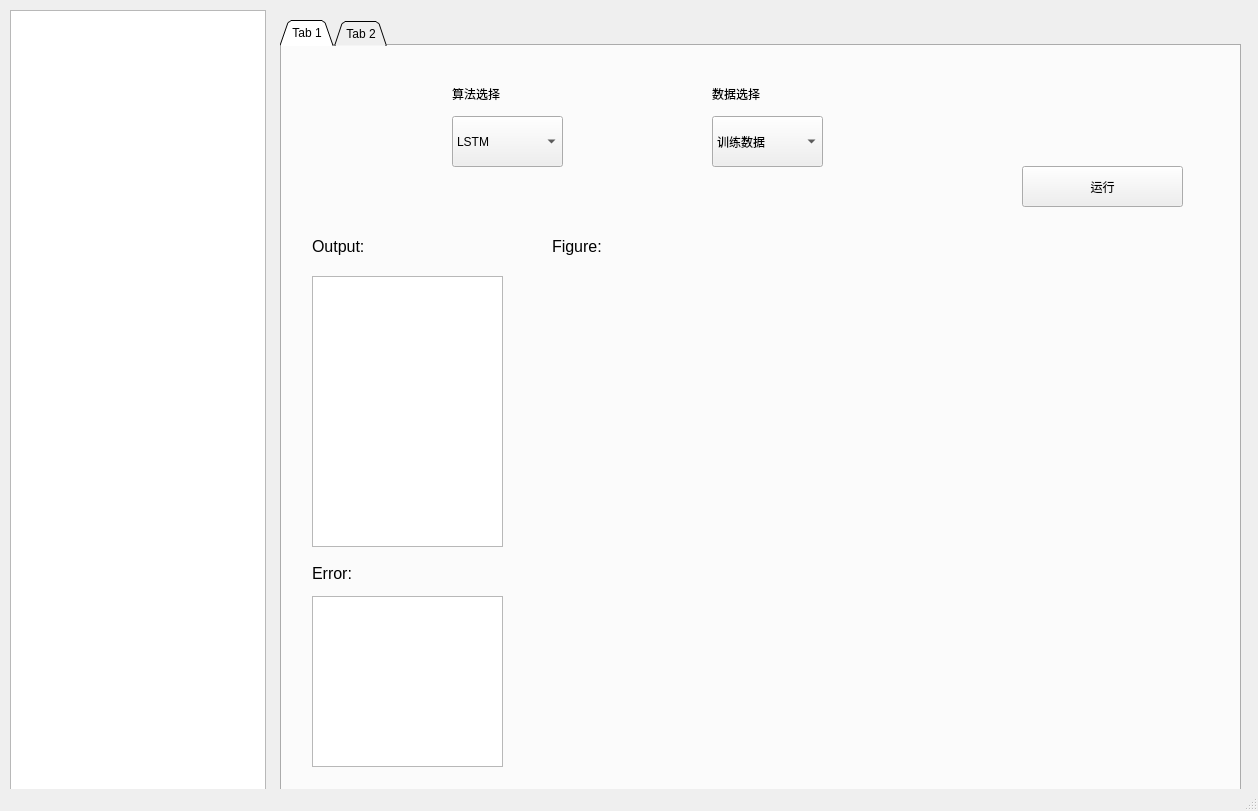
<?xml version="1.0" encoding="UTF-8"?>
<ui version="4.0">
 <class>MainWindow</class>
 <widget class="QMainWindow" name="MainWindow">
  <property name="geometry">
   <rect>
    <x>0</x>
    <y>0</y>
    <width>1258</width>
    <height>811</height>
   </rect>
  </property>
  <property name="windowTitle">
   <string>MainWindow</string>
  </property>
  <widget class="QWidget" name="centralwidget">
   <widget class="QTabWidget" name="tabWidget">
    <property name="geometry">
     <rect>
      <x>280</x>
      <y>20</y>
      <width>961</width>
      <height>771</height>
     </rect>
    </property>
    <property name="tabPosition">
     <enum>QTabWidget::North</enum>
    </property>
    <property name="tabShape">
     <enum>QTabWidget::Triangular</enum>
    </property>
    <property name="currentIndex">
     <number>0</number>
    </property>
    <widget class="QWidget" name="tab">
     <attribute name="title">
      <string>Tab 1</string>
     </attribute>
     <widget class="QPushButton" name="operate">
      <property name="geometry">
       <rect>
        <x>740</x>
        <y>120</y>
        <width>161</width>
        <height>41</height>
       </rect>
      </property>
      <property name="text">
       <string>运行</string>
      </property>
     </widget>
     <widget class="QComboBox" name="choose_algorithm">
      <property name="geometry">
       <rect>
        <x>170</x>
        <y>70</y>
        <width>111</width>
        <height>51</height>
       </rect>
      </property>
      <item>
       <property name="text">
        <string>LSTM</string>
       </property>
      </item>
      <item>
       <property name="text">
        <string>相似模型</string>
       </property>
      </item>
     </widget>
     <widget class="QComboBox" name="choose_data">
      <property name="geometry">
       <rect>
        <x>430</x>
        <y>70</y>
        <width>111</width>
        <height>51</height>
       </rect>
      </property>
      <item>
       <property name="text">
        <string>训练数据</string>
       </property>
      </item>
      <item>
       <property name="text">
        <string>真实数据</string>
       </property>
      </item>
     </widget>
     <widget class="QLabel" name="label_2">
      <property name="geometry">
       <rect>
        <x>170</x>
        <y>40</y>
        <width>72</width>
        <height>15</height>
       </rect>
      </property>
      <property name="text">
       <string>算法选择</string>
      </property>
     </widget>
     <widget class="QLabel" name="label_3">
      <property name="geometry">
       <rect>
        <x>430</x>
        <y>40</y>
        <width>72</width>
        <height>15</height>
       </rect>
      </property>
      <property name="text">
       <string>数据选择</string>
      </property>
     </widget>
     <widget class="QTextBrowser" name="output_widget">
      <property name="geometry">
       <rect>
        <x>30</x>
        <y>230</y>
        <width>191</width>
        <height>271</height>
       </rect>
      </property>
     </widget>
     <widget class="QTextBrowser" name="error_output">
      <property name="geometry">
       <rect>
        <x>30</x>
        <y>550</y>
        <width>191</width>
        <height>171</height>
       </rect>
      </property>
     </widget>
     <widget class="QLabel" name="label_4">
      <property name="geometry">
       <rect>
        <x>30</x>
        <y>520</y>
        <width>72</width>
        <height>15</height>
       </rect>
      </property>
      <property name="font">
       <font>
        <pointsize>12</pointsize>
       </font>
      </property>
      <property name="text">
       <string>Error:</string>
      </property>
     </widget>
     <widget class="QLabel" name="label_5">
      <property name="geometry">
       <rect>
        <x>30</x>
        <y>180</y>
        <width>72</width>
        <height>41</height>
       </rect>
      </property>
      <property name="font">
       <font>
        <pointsize>12</pointsize>
       </font>
      </property>
      <property name="text">
       <string>Output:</string>
      </property>
     </widget>
     <widget class="QLabel" name="output_figure">
      <property name="geometry">
       <rect>
        <x>270</x>
        <y>230</y>
        <width>651</width>
        <height>491</height>
       </rect>
      </property>
      <property name="text">
       <string/>
      </property>
     </widget>
     <widget class="QLabel" name="label_6">
      <property name="geometry">
       <rect>
        <x>270</x>
        <y>180</y>
        <width>72</width>
        <height>41</height>
       </rect>
      </property>
      <property name="font">
       <font>
        <pointsize>12</pointsize>
       </font>
      </property>
      <property name="text">
       <string>Figure:</string>
      </property>
     </widget>
    </widget>
    <widget class="QWidget" name="tab_2">
     <attribute name="title">
      <string>Tab 2</string>
     </attribute>
     <widget class="QComboBox" name="select_circle">
      <property name="geometry">
       <rect>
        <x>80</x>
        <y>70</y>
        <width>111</width>
        <height>51</height>
       </rect>
      </property>
      <property name="font">
       <font>
        <stylestrategy>PreferAntialias</stylestrategy>
       </font>
      </property>
      <property name="currentText">
       <string>周期1</string>
      </property>
      <property name="currentIndex">
       <number>0</number>
      </property>
      <item>
       <property name="text">
        <string>周期1</string>
       </property>
      </item>
      <item>
       <property name="text">
        <string>周期2</string>
       </property>
      </item>
     </widget>
     <widget class="QCheckBox" name="checkBox_1">
      <property name="geometry">
       <rect>
        <x>270</x>
        <y>20</y>
        <width>91</width>
        <height>19</height>
       </rect>
      </property>
      <property name="text">
       <string>传感器1</string>
      </property>
     </widget>
     <widget class="QCheckBox" name="checkBox_2">
      <property name="geometry">
       <rect>
        <x>370</x>
        <y>20</y>
        <width>91</width>
        <height>19</height>
       </rect>
      </property>
      <property name="text">
       <string>传感器2</string>
      </property>
     </widget>
     <widget class="QCheckBox" name="checkBox_3">
      <property name="geometry">
       <rect>
        <x>470</x>
        <y>20</y>
        <width>91</width>
        <height>19</height>
       </rect>
      </property>
      <property name="text">
       <string>传感器3</string>
      </property>
     </widget>
     <widget class="QCheckBox" name="checkBox_4">
      <property name="geometry">
       <rect>
        <x>580</x>
        <y>20</y>
        <width>91</width>
        <height>19</height>
       </rect>
      </property>
      <property name="text">
       <string>传感器4</string>
      </property>
     </widget>
     <widget class="QCheckBox" name="checkBox_5">
      <property name="geometry">
       <rect>
        <x>690</x>
        <y>20</y>
        <width>91</width>
        <height>19</height>
       </rect>
      </property>
      <property name="text">
       <string>传感器5</string>
      </property>
     </widget>
     <widget class="QCheckBox" name="checkBox_6">
      <property name="geometry">
       <rect>
        <x>800</x>
        <y>20</y>
        <width>91</width>
        <height>19</height>
       </rect>
      </property>
      <property name="text">
       <string>传感器6</string>
      </property>
     </widget>
     <widget class="QCheckBox" name="checkBox_7">
      <property name="geometry">
       <rect>
        <x>270</x>
        <y>60</y>
        <width>91</width>
        <height>19</height>
       </rect>
      </property>
      <property name="text">
       <string>传感器7</string>
      </property>
     </widget>
     <widget class="QCheckBox" name="checkBox_8">
      <property name="geometry">
       <rect>
        <x>370</x>
        <y>60</y>
        <width>91</width>
        <height>19</height>
       </rect>
      </property>
      <property name="text">
       <string>传感器8</string>
      </property>
     </widget>
     <widget class="QCheckBox" name="checkBox_9">
      <property name="geometry">
       <rect>
        <x>470</x>
        <y>60</y>
        <width>91</width>
        <height>19</height>
       </rect>
      </property>
      <property name="text">
       <string>传感器9</string>
      </property>
     </widget>
     <widget class="QCheckBox" name="checkBox_10">
      <property name="geometry">
       <rect>
        <x>580</x>
        <y>60</y>
        <width>91</width>
        <height>19</height>
       </rect>
      </property>
      <property name="text">
       <string>传感器10</string>
      </property>
     </widget>
     <widget class="QCheckBox" name="checkBox_11">
      <property name="geometry">
       <rect>
        <x>690</x>
        <y>60</y>
        <width>91</width>
        <height>19</height>
       </rect>
      </property>
      <property name="text">
       <string>传感器11</string>
      </property>
     </widget>
     <widget class="QCheckBox" name="checkBox_12">
      <property name="geometry">
       <rect>
        <x>800</x>
        <y>60</y>
        <width>91</width>
        <height>19</height>
       </rect>
      </property>
      <property name="text">
       <string>传感器12</string>
      </property>
     </widget>
     <widget class="QCheckBox" name="checkBox_13">
      <property name="geometry">
       <rect>
        <x>270</x>
        <y>100</y>
        <width>91</width>
        <height>19</height>
       </rect>
      </property>
      <property name="text">
       <string>传感器13</string>
      </property>
     </widget>
     <widget class="QCheckBox" name="checkBox_14">
      <property name="geometry">
       <rect>
        <x>370</x>
        <y>100</y>
        <width>91</width>
        <height>19</height>
       </rect>
      </property>
      <property name="text">
       <string>传感器14</string>
      </property>
     </widget>
     <widget class="QCheckBox" name="checkBox_15">
      <property name="geometry">
       <rect>
        <x>470</x>
        <y>100</y>
        <width>91</width>
        <height>19</height>
       </rect>
      </property>
      <property name="text">
       <string>传感器15</string>
      </property>
     </widget>
     <widget class="QCheckBox" name="checkBox_16">
      <property name="geometry">
       <rect>
        <x>580</x>
        <y>100</y>
        <width>91</width>
        <height>19</height>
       </rect>
      </property>
      <property name="text">
       <string>传感器16</string>
      </property>
     </widget>
     <widget class="QCheckBox" name="checkBox_17">
      <property name="geometry">
       <rect>
        <x>690</x>
        <y>100</y>
        <width>91</width>
        <height>19</height>
       </rect>
      </property>
      <property name="text">
       <string>传感器17</string>
      </property>
     </widget>
     <widget class="QCheckBox" name="checkBox_18">
      <property name="geometry">
       <rect>
        <x>800</x>
        <y>100</y>
        <width>91</width>
        <height>19</height>
       </rect>
      </property>
      <property name="text">
       <string>传感器18</string>
      </property>
     </widget>
     <widget class="QCheckBox" name="checkBox_19">
      <property name="geometry">
       <rect>
        <x>270</x>
        <y>140</y>
        <width>91</width>
        <height>19</height>
       </rect>
      </property>
      <property name="text">
       <string>传感器19</string>
      </property>
     </widget>
     <widget class="QCheckBox" name="checkBox_20">
      <property name="geometry">
       <rect>
        <x>370</x>
        <y>140</y>
        <width>91</width>
        <height>19</height>
       </rect>
      </property>
      <property name="text">
       <string>传感器20</string>
      </property>
     </widget>
     <widget class="QCheckBox" name="checkBox_21">
      <property name="geometry">
       <rect>
        <x>470</x>
        <y>140</y>
        <width>91</width>
        <height>19</height>
       </rect>
      </property>
      <property name="text">
       <string>传感器21</string>
      </property>
     </widget>
     <widget class="QPushButton" name="confirm_sensor">
      <property name="geometry">
       <rect>
        <x>660</x>
        <y>140</y>
        <width>221</width>
        <height>28</height>
       </rect>
      </property>
      <property name="text">
       <string>确认预测传感器</string>
      </property>
     </widget>
     <widget class="QLabel" name="label">
      <property name="geometry">
       <rect>
        <x>80</x>
        <y>30</y>
        <width>111</width>
        <height>16</height>
       </rect>
      </property>
      <property name="text">
       <string>预测周期</string>
      </property>
     </widget>
     <widget class="QLabel" name="label_7">
      <property name="geometry">
       <rect>
        <x>30</x>
        <y>220</y>
        <width>72</width>
        <height>41</height>
       </rect>
      </property>
      <property name="font">
       <font>
        <pointsize>12</pointsize>
       </font>
      </property>
      <property name="text">
       <string>Output:</string>
      </property>
     </widget>
     <widget class="QTextBrowser" name="output_widget2">
      <property name="geometry">
       <rect>
        <x>30</x>
        <y>270</y>
        <width>901</width>
        <height>192</height>
       </rect>
      </property>
     </widget>
     <widget class="QLabel" name="label_8">
      <property name="geometry">
       <rect>
        <x>30</x>
        <y>480</y>
        <width>72</width>
        <height>41</height>
       </rect>
      </property>
      <property name="font">
       <font>
        <pointsize>12</pointsize>
       </font>
      </property>
      <property name="text">
       <string>Error:</string>
      </property>
     </widget>
     <widget class="QTextBrowser" name="error_output2">
      <property name="geometry">
       <rect>
        <x>30</x>
        <y>540</y>
        <width>901</width>
        <height>181</height>
       </rect>
      </property>
     </widget>
    </widget>
   </widget>
   <widget class="QTreeView" name="Tree">
    <property name="geometry">
     <rect>
      <x>10</x>
      <y>10</y>
      <width>256</width>
      <height>781</height>
     </rect>
    </property>
   </widget>
  </widget>
  <widget class="QStatusBar" name="statusbar"/>
 </widget>
 <resources/>
 <connections/>
</ui>
